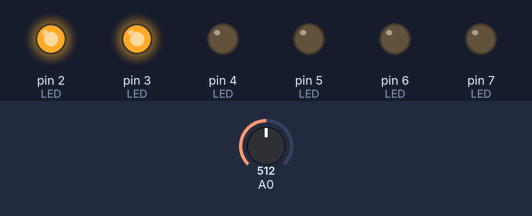
The sketch below on a simulated Arduino Uno, built with avr-gcc and run on an emulated ATmega328P. Shown: output pins drawn as LEDs (lit = HIGH). The test bench sets the inputs (shaded band); at power-on: A0 = 512.

Above: at 1.2 s.
1.3 s: A0 set to 536
2.8 s: A0 set to 566
At 3.3 s:
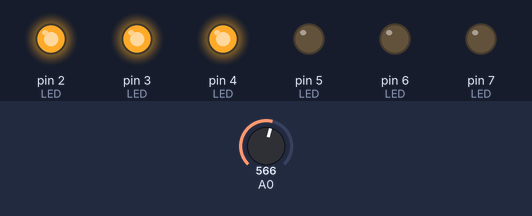
4.3 s: A0 set to 684
5.8 s: A0 set to 718
At 6.8 s:
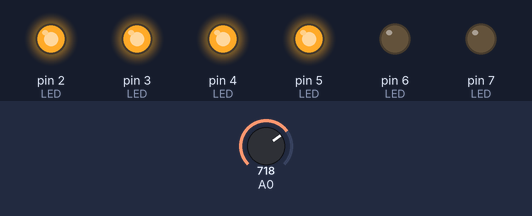
7.3 s: A0 set to 790
8.8 s: A0 set to 814
At 10.2 s:
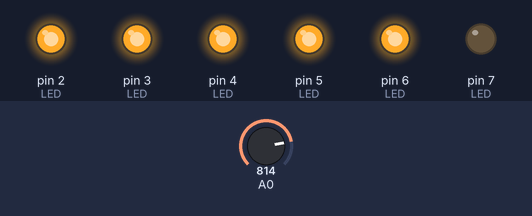
Timing chart, 0 to 11.3 s (numbered marks = the images above; inputs shaded):
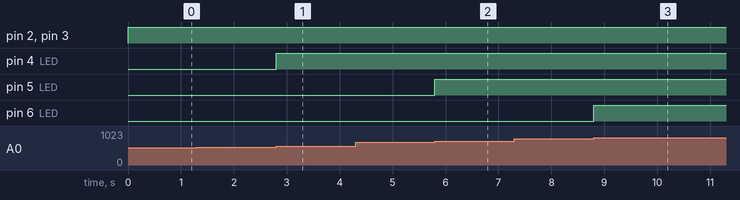

Measured:
- the behaviour switches between 549 and 550 on A0 (found by bisection; images 0 and 1)
- the behaviour switches between 699 and 700 on A0 (found by bisection; images 1 and 2)
- the behaviour switches between 799 and 800 on A0 (found by bisection; images 2 and 3)
- after the input at 1.3 s, every drawn part: stays the same
- after the input at 2.8 s, pin 4 (LED): LOW → HIGH at once
- after the input at 4.3 s, every drawn part: stays the same
- after the input at 5.8 s, pin 5 (LED): LOW → HIGH at once
- after the input at 7.3 s, every drawn part: stays the same
- after the input at 8.8 s, pin 6 (LED): LOW → HIGH at once

The sketch:

TP1.ino
```cpp
/*
  laboratoire = 1
  groupe = 2
  date = 2024/septembre/6
  auteur = Isaac Doré
  équipe = 15
*/

const int GREEN_1 = 2;
const int GREEN_2 = 3;
const int YELLOW_1 = 4;
const int YELLOW_2 = 5;
const int RED_1 = 6;
const int RED_2 = 7;

int input_signal = 0;
const int LED_CNT = 6;
const int LED[LED_CNT] = { GREEN_1, GREEN_2, YELLOW_1, YELLOW_2, RED_1, RED_2 };
const int PLAGE[LED_CNT] = {200, 400, 550, 700, 800, 900}; //1024 implied

void setup() {
  for(int i=0; i<LED_CNT; i++){
    pinMode(LED[i], OUTPUT);
  }
}

void loop() {
  input_signal = analogRead(0);
  for(int i=0; i<LED_CNT; i++){
    digitalWrite(LED[i], input_signal < PLAGE[i] ? LOW : HIGH);
  }
}
```
